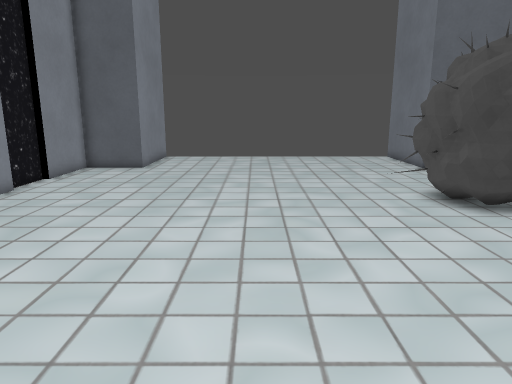
[1] (above)

16 first-person views from a walk through a level from a Godot 3-D game. The camera is 1.5 m above the floor, tilts 12° down and sees 70° across. The floor is counted in squares, 0.5 m on a side. Each view is taken from the middle of a square. On the plan, view 1 faces up. The plan holds only what a view shows up to about 20 squares ahead; the rest is blank. Some surface patterns are stand-ins.

[2]
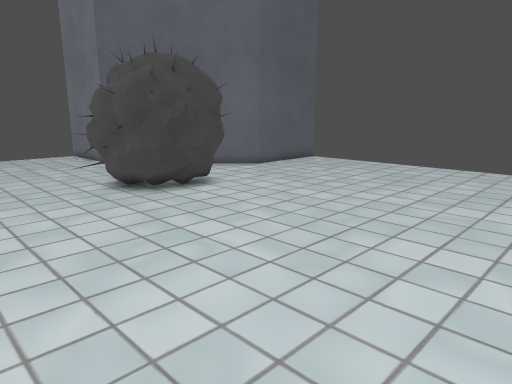

[3]
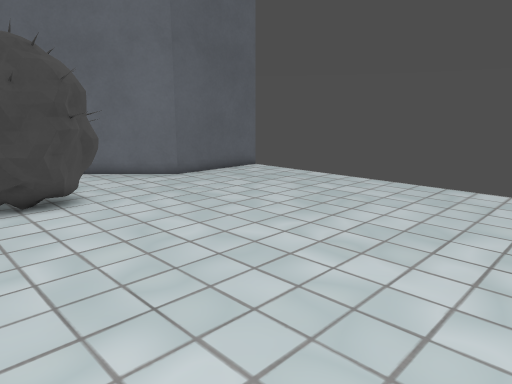

[4]
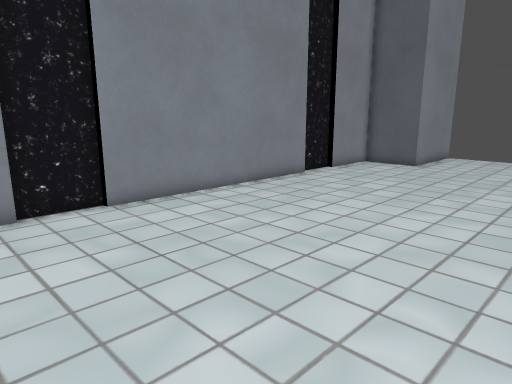

[5]
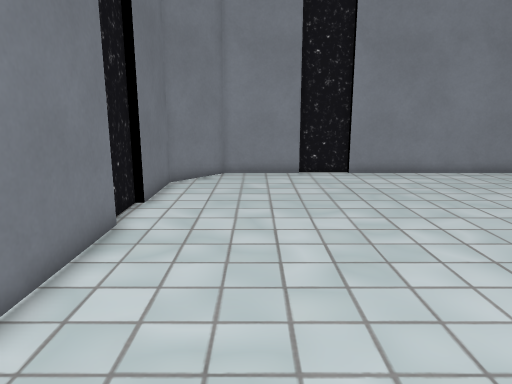

[6]
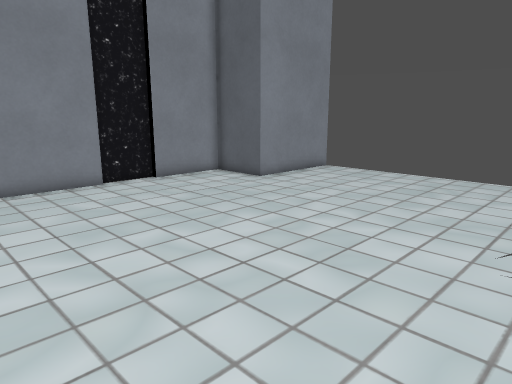

[7]
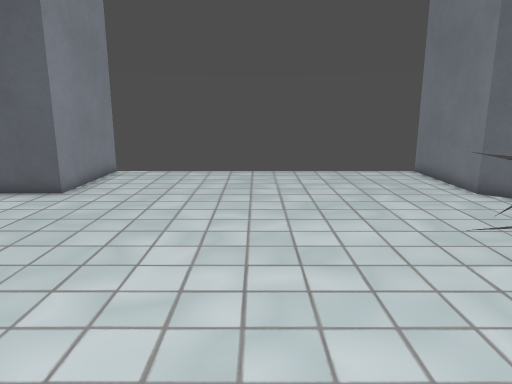

[8]
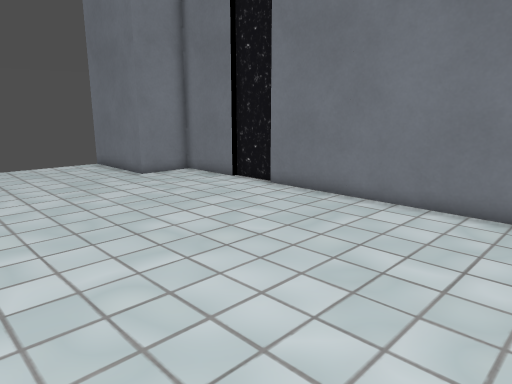

[9]
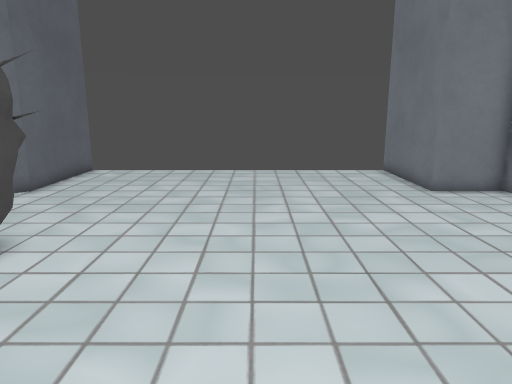

[10]
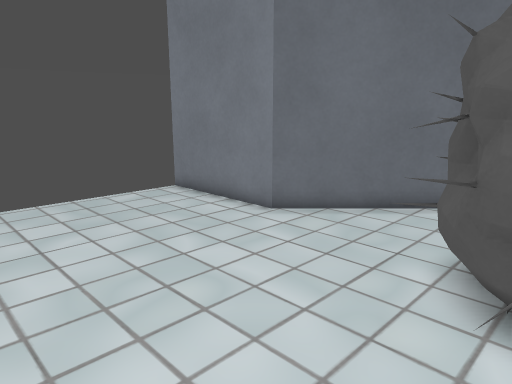

[11]
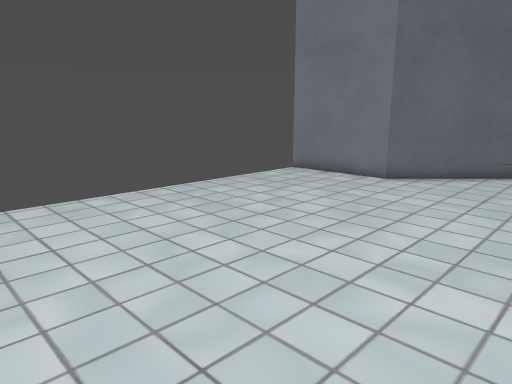

[12]
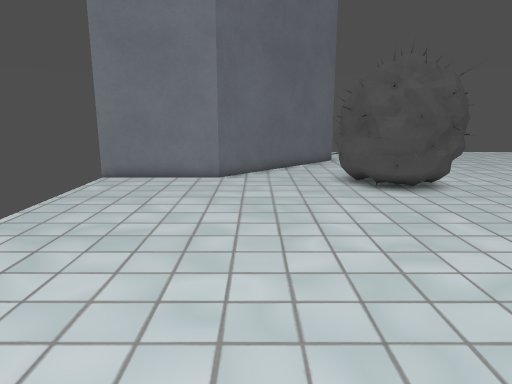

[13]
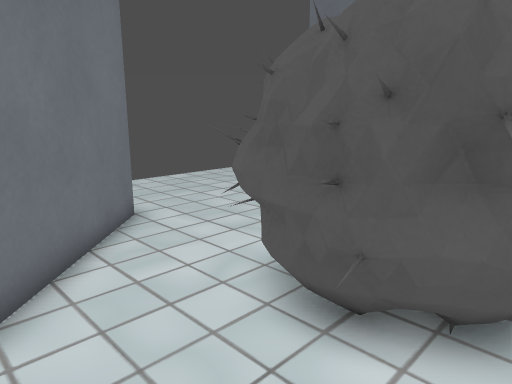

[14]
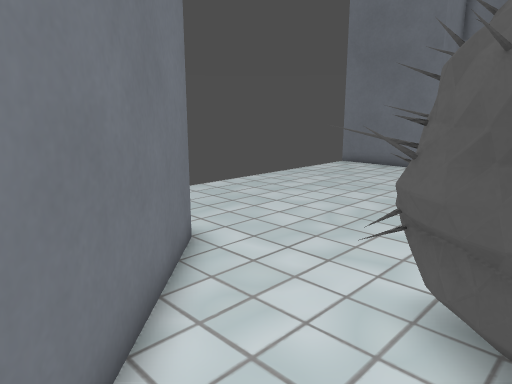

[15]
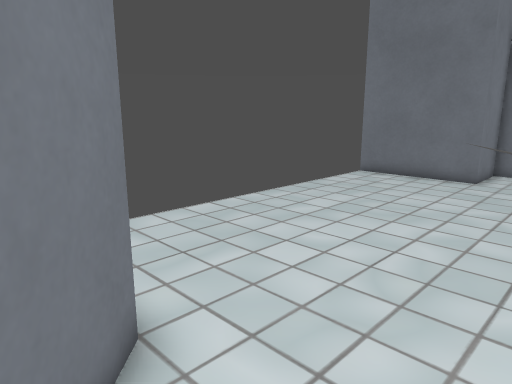

[16]
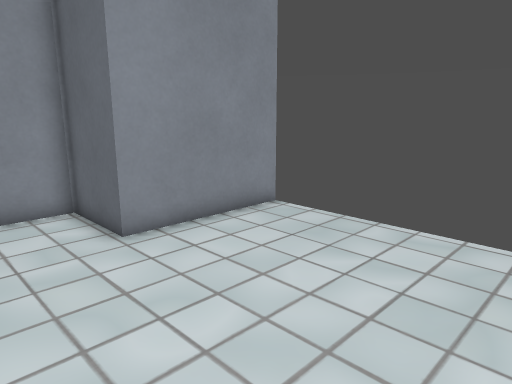

### Floor plan
Key: @ floor where view 1 was taken; # wall or solid block; . floor.
Columns run from 10 left of view 1 to 22 right of it. Each row starts with its distance up from view 1.
 27     #              #
 26     #..............#
 25     #..............#
 24     #..............#
 23     #..............#
 22     #.............. #
 21 #### ...............#
 20 #...................##
 19 #....................##
 18 #.....................##
 17 #......................##
 16 #.......................##
 15 #...............######...##
 14 #...............##  ###...#######
 13 #...............##   ##.........
 12 #...............##   ##.........
 11 #...............######..........
 10 #................#### ..........
  9 #...............................
  8 #...............................
  7 #...............................
  6 #...............................
  5 #...............................
  4 #...............................
  3 #...............................
  2 #...............................
  1 #...............................
  0 #.........@.....................
 -1 #...............................
 -2 #.........................#######
 -3 ##........................#
 -4  ##.......................#
 -5   #########################

Positions as (right, up) in squares from view 1, and headings:
1: (0, 0), facing up
2: (0, -2), facing up-right
3: (6, -2), facing up-right
4: (2, -1), facing up-left
5: (9, -1), facing left
6: (6, 8), facing up-left
7: (1, 7), facing up
8: (-1, 7), facing down-right
9: (2, 5), facing right
10: (1, 13), facing up-right
11: (-7, 13), facing up-right
12: (-8, 19), facing right
13: (6, 19), facing down-right
14: (9, 19), facing down-right
15: (12, 16), facing down-right
16: (2, 17), facing up-left
